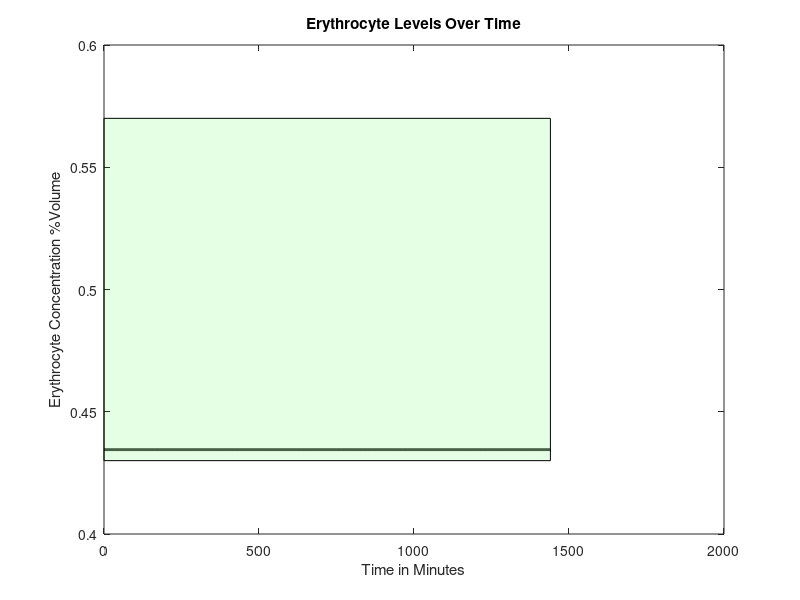
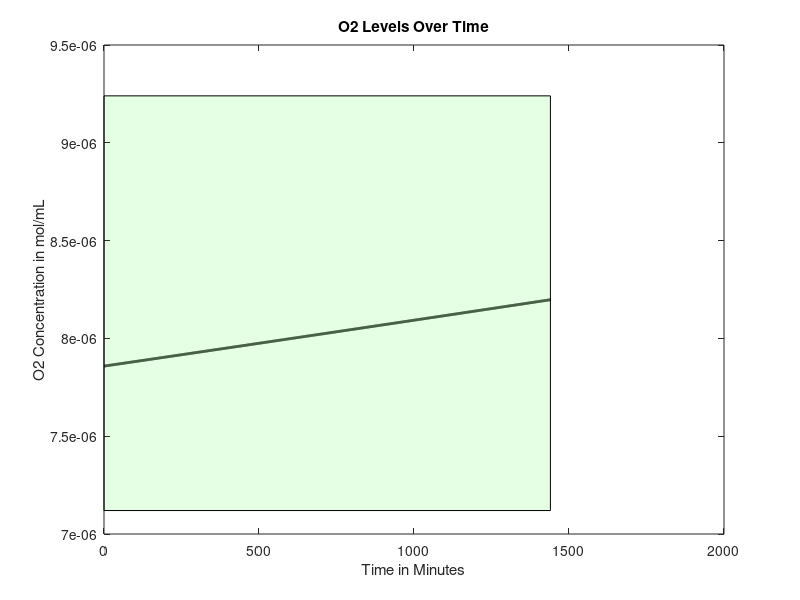
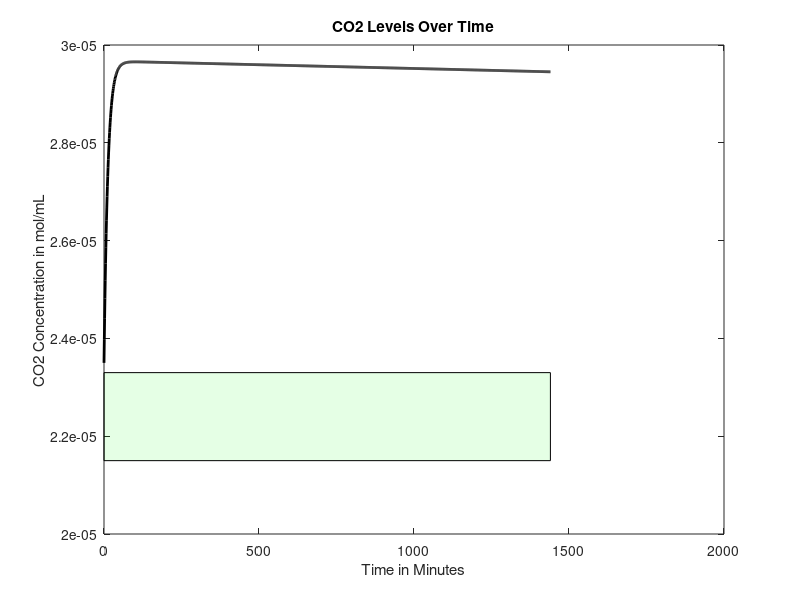
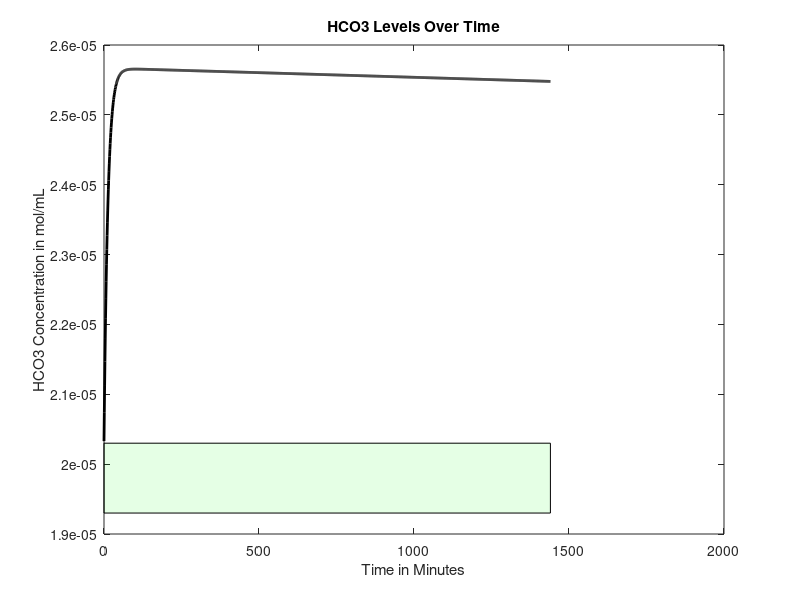

Source code (MATLAB) for these figures, in order:
function mainfunction2withLiverEating2combo1bonesaddLiam()

age = 50;%30; %Age in years
gender = 0; %Gender, 0=male, 1=female
mass = 70; %Weight in kg
anemia = 1; %Is the patient anemic? 1 if yes, 0 if no
bleed = 0.01; %bleeding rate in mL/min, if anemic
FerritinStores = 0.0179; %Stored moles of iron in liver as ferritin

RQ=0.825;%reaction quotients for the general body and
%RQheart=0.7;

if (40>=age) %if/else statement that sets heart rate based on age, in bpm
    baseheartrate = 60;
else 
    baseheartrate= 70;
end

%Intake of various nutrients
carbs=130;
calciumintake=1000;
sodiumintake=500;

if gender==1
    ironintake=8;
else
    ironintake=18;
end

basebloodweight=0.07*mass; %sets mass of blood in the body based on percentage composition of blood and bodyweight
%SV=mass; %stroke volume, blood pumped out of heart per beat in mL
bloodweight=basebloodweight;
bloodflow0 = 1000*bloodweight/1.06; %blood flow out of heart per minute in mL, divided by density of 1.06 g/mL (steady state value)



% cvector = concentration vector, [cE, cNa, cCa, cIron, cGlucose, cO2,
% cCO2, cHCO3], where c = "concentration of", and the letters are our
% components

if gender == 0 %if loop sets volume percentage of red blood cells based on gender
    cE0 = 0.4345;
elseif gender == 1
    cE0 = 0.402;
end

basehemoglobin=34.52243959*basebloodweight/10*cE0; %hemoglobin, in grams, that should be present in the body
hemoglobin=basehemoglobin;
%set concentration of O2 and CO2 in mol/mL at BTP in venous blood
cO2 = 0.00000785855;
cCO2 = 0.0000235;
%concentration of bicarbonate in venous blood, in mol/L
cHCO3 = 0.00002033;
%concnetartion of glucose in mol/mL
cGlucose = 0.0000055;
%Na concentration in mol/mL
cNa = 0.000137;
%Concentration of Ca in mol/mL
cCa = 0.00000248;
%Concentration of iron in mol/mL
cIron = 7.2231e-06;

cvector0 = [cE0 cO2 cCO2 cHCO3 cGlucose cNa cCa cIron]; %concentration in the blood, in moles? mL/mL of blood

cEtrack=[cvector0(1)];
cO2track=[cvector0(2)];
cCO2track=[cvector0(3)];
cHCO3track=[cvector0(4)];
cGlucosetrack=[cvector0(5)];
cNatrack=[cvector0(6)];
cCatrack=[cvector0(7)];
cIrontrack=[cvector0(8)];
heartratetrack = [baseheartrate];
bloodflowvec=[bloodflow0];
iter = 0;
%while cvector0(1) >=.375
for loop=1:1440
    heartrate=(baseheartrate*cE0*basebloodweight)/(cvector0(1)*bloodweight);
    bloodflow0 = (heartrate/baseheartrate)*bloodflow0;
    % all blood per min for 60 beats per min -> all blood per 60 beats
    %(heartrate/60)*bloodflow0
    
    
    %Run initial venous blood through the heart
    [bloodflow, cvector, Ci] = lungs(bloodflow0, cvector0, anemia, basehemoglobin, hemoglobin);
    %Run blood from lungs to the heart
    [bloodflow, cvector1] = heart(bloodflow, cvector, mass, Ci);
    %These three values are the blood flows that go from the heart to each
    %organ
    
    
    
    %Volumetric flow rate in and out of liver (mL/min)
    %Vi=Vj=V=100mL/min per 100g liver
    %Blood flow distribution will change during iron deficiency anemia but we
    %don't have a function modeling this yet
    
    if (18<=age) && (age<50)
        V=452+16.34*mass+11.85*age-166*gender;
    else
        V=1390+15.94*mass-12.86*age;
    end
    
    BFbraini=0.15*bloodflow;
    BFliveri=V;
    BFotherbloodi=bloodflow-BFbraini-0.3*BFliveri;
    %Process each of these three blood flows in their respective organs
    [BFbrainj, cvectorbrainj] = brain(BFbraini, cvector1, mass, Ci);
    
    [BFotherbloodj, cvectorotherbloodj] = otherblood(BFotherbloodi, cvector1, carbs, calciumintake, sodiumintake, ironintake, Ci, RQ, anemia, bleed);
    
    Mvectorotherbloodliver=0.7*V*cvectorotherbloodj;
    Mvectorheart=0.3*V*cvector1;
    cvectorliverin=(Mvectorotherbloodliver+Mvectorheart)/V;
    
    [BFliverj, cvectorliverj, FerritinStores1] = liver(BFliveri,cvectorliverin,gender,mass,Ci,FerritinStores);
    %Redirect blood from liver to other blood and mix the two
    FerritinStores=FerritinStores1;
    Mvectorotherbloodj=(cvectorotherbloodj*(BFotherbloodj-0.7*V))+(cvectorliverj*BFliverj);
    %Add the blood flow from other blood and liver to get new blood volume
    BFotherbloodj=BFotherbloodj-0.7*V+BFliverj;
    %Do a weighted average to get a new cvector
    cvectorotherbloodj=Mvectorotherbloodj/BFotherbloodj;
    %Send 25% of the blood flow to the kidneys
    BFkidneyi=0.25*(BFbrainj+BFotherbloodj);
    %Subtract blood sent to kidneys from other blood
    BFotherbloodj=BFotherbloodj-BFkidneyi;
    %Have the kidneys process the blood they receive
    
    [BFkidneyj, cvectorkidneyj] = kidney(BFkidneyi, cvectorotherbloodj,RQ,mass, Ci, V);
    %Send blood processed in kidneys back to other blood, pool with brain, create Mvector
    Mvectorotherblood=(BFotherbloodj*cvectorotherbloodj)+(BFkidneyj*cvectorkidneyj)+(BFbrainj*cvectorbrainj);
    %Reset the bloodflow back into the lungs to the blood flow we just computed
    bloodflow0=BFotherbloodj+BFkidneyj+BFbrainj;
    bloodflowvec=[bloodflowvec bloodflow0];
    bloodflow0 = 1000*bloodweight/1.06;
    %Recompute cvector0 by dividing Mvectorotherblood by bloodflow0
    cvector0=Mvectorotherblood/bloodflow0;
    
    cEtrack=[cEtrack cvector0(1)];
    cO2track=[cO2track cvector0(2)];
    cCO2track=[cCO2track cvector0(3)];
    cHCO3track=[cHCO3track cvector0(4)];
    cGlucosetrack=[cGlucosetrack cvector0(5)];
    cNatrack=[cNatrack cvector0(6)];
    cCatrack=[cCatrack cvector0(7)];
    cIrontrack=[cIrontrack cvector0(8)];
    heartratetrack = [heartratetrack heartrate];
    A = [cvector; cvector1; cvectorbrainj; cvectorotherbloodj; cvectorliverj; cvectorkidneyj; cvector0];
    iter = iter + 1;
    BP1=(38.178*log(bloodweight/basebloodweight)+100)*(1.8886*(cvector0(1)/cE0)-0.8886);
    hemoglobin=34.52243959*basebloodweight/10*cvector0(1);
end
% figure
% plot(0:loop(end),heartratetrack)

figure
plot(0:loop(end),cEtrack,'k','LineWidth',2)
title('Erythrocyte Levels Over Time')
xlabel('Time in Minutes')
ylabel('Erythrocyte Concentration %Volume')
v1 = [0 .43; loop(end) .43; loop(end) .57; 0 .57;];
f1 = [1 2 3 4];
patch('Faces',f1,'Vertices',v1,'FaceColor','green','FaceAlpha',.1);

% v2 = [0 .57; loop(end) .57;];
% f2 = [1 2];
% patch('Faces',f1,'Vertices',v1,'FaceColor','red','FaceAlpha',.1);


figure
plot(0:loop(end),cO2track,'k','LineWidth',2)
title('O2 Levels Over Time')
xlabel('Time in Minutes')
ylabel('O2 Concentration in mol/mL')
v1 = [0 7.12e-6; loop(end) 7.12e-6; loop(end) 9.24e-6; 0 9.24e-6;];
f1 = [1 2 3 4];
patch('Faces',f1,'Vertices',v1,'FaceColor','green','FaceAlpha',.1);

figure
plot(0:loop(end),cCO2track,'k','LineWidth',2)
title('CO2 Levels Over Time')
xlabel('Time in Minutes')
ylabel('CO2 Concentration in mol/mL')
v1 = [0 2.15e-5; loop(end) 2.15e-5; loop(end) 2.33e-5; 0 2.33e-5;];
f1 = [1 2 3 4];
patch('Faces',f1,'Vertices',v1,'FaceColor','green','FaceAlpha',.1);

figure
plot(0:loop(end),cHCO3track,'k','LineWidth',2)
title('HCO3 Levels Over Time')
xlabel('Time in Minutes')
ylabel('HCO3 Concentration in mol/mL')
v1 = [0 1.93e-5; loop(end) 1.93e-5; loop(end) 2.03e-5; 0 2.03e-5;];
f1 = [1 2 3 4];
patch('Faces',f1,'Vertices',v1,'FaceColor','green','FaceAlpha',.1);

figure
plot(0:loop(end),cGlucosetrack,'k','LineWidth',2)
title('Glucose Levels Over Time')
xlabel('Time in Minutes')
ylabel('Glucose Concentration in mol/mL')
v1 = [0 3.8855e-6; loop(end) 3.8855e-6; loop(end) 9.991e-6; 0 9.991e-6;];
f1 = [1 2 3 4];
patch('Faces',f1,'Vertices',v1,'FaceColor','green','FaceAlpha',.1);

figure
plot(0:loop(end),cNatrack,'k','LineWidth',2)
title('Na Levels Over Time')
xlabel('Time in Minutes')
ylabel('Na Concentration in mol/mL')
v1 = [0 1.35e-4; loop(end) 1.35e-4; loop(end) 1.45e-4; 0 1.45e-4;];
f1 = [1 2 3 4];
patch('Faces',f1,'Vertices',v1,'FaceColor','green','FaceAlpha',.1);

figure
plot(0:loop(end),cCatrack,'k','LineWidth',2)
title('Ca Levels Over Time')
xlabel('Time in Minutes')
ylabel('Ca Concentration in mol/mL')
v1 = [0 2.2e-6; loop(end) 2.2e-6; loop(end) 2.7e-6; 0 2.7e-6;];
f1 = [1 2 3 4];
patch('Faces',f1,'Vertices',v1,'FaceColor','green','FaceAlpha',.1);

figure
plot(0:loop(end),cIrontrack,'k','LineWidth',2)
title('Iron Levels Over Time')
xlabel('Time in Minutes')
ylabel('Iron Concentration in mol/mL')
end

function [bloodout, Cout, Ci] = lungs(vblood, Cvector, anemia, basehemoglobin, hemoglobin)










Cout = [];
% anemia needs to be an input for the lungs function now
Co = 0.21e-4; %concentration of oxygen in alveoli (21% b/c air - it's 0.21e-4 b/c otherwise the order of
              %magnitude was way off (not sure if this is valid but it works))
P = 7.39e-3*60; %cm/min, membrane permeability constant for alveoli
if anemia == 1
    A = 1000000; %cm^2, surface area of alveoli under extreme conditions
else
    A = 700000; %cm^2, surface area of alveoli under normal conditions
end
Ci = (Cvector(2)*0.08206*310.15)/(0.0526*1000); %mL/mL, concentration of oxygen in blood, convert mol to mL
                                                %with partial pressure of
                                                %oxygen going into lungs
                                                %(40 mmHg)
ViO2 = P*A*(Co - Ci); %mL/min
%convert ViO2 to mol/min
niO2 = (ViO2*1)/(0.08206*310.15); %mol/min; convert mL to mol with pressure being atmospheric pressure
niO2 = niO2/15; %divide molar flow rate by respiratory rate
C = niO2/(vblood*1.5); %mol/mL, divide by conversion factor of 1.5

Ci = C*vblood*(hemoglobin/basehemoglobin); %concentration of oxygen from which other organs consume

nO2i = vblood*(Cvector(2) + C);
nO2cons = 0.05*Ci;%we changed this when we added mayas O2 code 
%nO2cons = 0.05*C*vblood; %we removed this when we added mayas O2 code
nO2j = nO2i - nO2cons; %oxygen out, mol/min
Cout(2) = nO2j/vblood; %mol/mL













% Cout = [];
% % Finding volumetric flow rate out of oxygen
% CiO2 = 0.000001964637; %5mL/100mL becomes .000001964637 mol
% %CdeoxygenatedO2 = 0.16; %from graph and partial pressure of oxygen in entering deoxygenated blood being...
% Ci=CiO2*vblood;                       %40 mmHg (this might also depend on hemoglobin)
% nO2i = vblood*(Cvector(2)+CiO2); %O2 in, mL/min
% nO2cons = 0.05*CiO2*vblood;%.0002082515; %5.3 mL/min becomes .0002082515 mol/min
% nO2j = nO2i - nO2cons; %O2 out, mol/min
% Cout(2) = nO2j/vblood; %mol/mL













% Finding volumetric flow rate out of carbon dioxide
nCO2i = vblood*Cvector(3);
nCO2cons = nCO2i*(1-(48/52));%vblood*(.0000015716531); %vblood(mL/min) and concentration of blood consumed (mol/mL)
%CjCO2 = 0.48; %48 mL/100 mL, should be dependent on hemoglobin, oxygen, things like that
nCO2j = nCO2i - nCO2cons; %CO2 out, L/min
Cout(3) = nCO2j/vblood;


% Finding volumetric flow rate out of bicarbonate
rHCO3CO2 = Cvector(4)/Cvector(3); %ratio of bicarbonate to carbon dioxide in blood leaving lungs
nHCO3j = rHCO3CO2*nCO2j; %HCO3 out, mol/min
Cout(4) = nHCO3j/vblood;

% Finding volumetric flow rate out of calcium
Cout(7) = Cvector(7); %calcium out, L/min

Cout(8) = Cvector(8); %iron concentration doesn't change in lungs
% Finding volumetric flow rate out of sodium
Cout(6) = Cvector(6); %sodium out, L/min

% Finding volumetric flow rate out of erythrocytes
Cout(1) = Cvector(1);

% Finding volumetric flow rate out of glucose

nglucosecons = nO2cons/6; %molar flow rate of glucose consumed, mol/min, in terms of O2 consumed
nGlucosei = Cvector(5)*vblood;
nGlucosej = nGlucosei - nglucosecons; %molar flow rate of glucose out, mol/min
Cout(5) = nGlucosej/vblood;
bloodout = vblood;
end

function [bloodflowj, cvectorj] = brain(bloodflowi, cvectori, mass, Ci)
%Blood volume conserved
bloodflowj=bloodflowi;

brainmass=0.02*mass*1000; %gives brain mass in grams as 2% body mass
Mvector=bloodflowi*cvectori;
%Create a null vector for cvectorj
cvectorj=zeros(1,8);
%Sets inflows equal to outflows for erythrocytes, Na, Ca, Iron
cvectorj(1)=cvectori(1);
cvectorj(6)=cvectori(6);
cvectorj(7)=cvectori(7);
cvectorj(8)=cvectori(8);

%Consume oxygen at 18.4% of intake rate
MO2j=Mvector(2)-0.184*Ci;
%Consume glucose at a rate of 5.6 mg per 100g brain mass per minute
MGlucosej=Mvector(5)-(0.00003108*(brainmass/100));%moles of glucose in - glucose requirements per mon in moles/minute
%Calculate CO2 produced based on glucose consumed via respiration equation
MCO2j=Mvector(3)+6*(0.6660746/1440);
%Calculate HCO3 made when the CO2 is produced
rHCO3CO2=Mvector(4)/Mvector(3); %ratio of bicarbonate to carbon dioxide in blood leaving lungs
HCO3j=Mvector(4)+rHCO3CO2*6*(0.6660746/1440);

%Calculate values above as concentrations and add them to cvectorj
cvectorj(2)=MO2j/bloodflowj;
cvectorj(5)=MGlucosej/bloodflowj;
cvectorj(3)=MCO2j/bloodflowj;
cvectorj(4)=HCO3j/bloodflowj;

end

function [outflow, Cout] = heart(flow,Cvector,weight, Ci)

Cout = [];

% Finding concentration out of glucose
Cout(5)=Cvector(5);
% Finding concentration out of erythrocytes
Cout(1)=Cvector(1);
% Finding concentration out of sodium
Cout(6)=Cvector(6);
% Finding concentration out of iron
Cout(8)=Cvector(8);
% Finding concentration out of calcium
Cout(7)=Cvector(7);

heartmass = weight*.003;
nO2cons = 0.116*Ci; %mL/min*mol/mL=mol/min
Cout(2) = (Cvector(2)*flow - nO2cons)/flow;
CO2gen = .7*nO2cons; %using respiratory quotient in the heart
Cout(3) = (Cvector(3)*flow + CO2gen)/flow;
rHCO3CO2 = Cvector(4)/Cvector(3); %ratio of bicarbonate to carbon dioxide in blood leaving lungs
nHCO3j = rHCO3CO2*CO2gen; %HCO3 out, mol/min
Cout(4) = (Cvector(4)*flow + nHCO3j)/flow;

outflow = flow;
end




function [bloodflowj, cvectorout, FerritinStores1]=liver(V,cvectori,G,mass,Ci,FerritinStores)
%This function will deliver output volumetric flow rates for the concentration of
%the 8 components (mol/mLmin) out of the liver
%Input: G=Gender (1 if female, 0 if male)
%W=weight of person (kg); A=age of person (years)
%cvector=[cE,cO2,cCO2,cHCO3,cGlucose,cNa,cCa,cFe)
%Outputs are all in concentration flow rates (mol/mLmin) out

%Initializes cvectorout
cvectorout=[0,0,0,0,0,0,0,0];



%Calculates concentration flow rate of red blood cells out
%p=blood density in amount per mL
%Vbody=Volume of body in mL. Calculating assuming 7% of total body weight
%is blood, then divided by density of blood to find volume of blood
%RBCj=raw numerical flow rate of red blood cells out/min
%RBCi=raw numerical flow rate of RBC in/min
%nRBCj=molar flow rate of RBC out/min
%RBCcons=consumption rate of RBC/min
%No generation of RBC in liver

p=1.2e10; %number of red blood cells per mL of PURE red blood cells

%Calculate volume of the body
Vblood=0.07*mass*1000/1.056;
%Calculate the number of RBCs entering liver based on concentration,
%flow rate, and pure RBC density
RBCi=p*V*cvectori(1);

%Consume some based on body size
RBCcons=5.55555e-6*cvectori(1)*Vblood;
%Find pure volume of RBCs we now have based on number and density
VRBCj=(RBCi-RBCcons)/p;
%Calculate volume of plasma that entered
Vplasma=V*(1-cvectori(1));
%Calculate new concentrations based on volumeRBCs/total volume
cvectorout(1)=VRBCj/(VRBCj+Vplasma);
%Bloodflow out = blood cells out + plasma volume
bloodflowj=V;%Vplasma+VRBCj;

%Calculates concentration flow rate of O2 out
%No generation of O2
%nO2i=molar flow rate of O2/min in
%nO2j=molar flow rate of O2/min out
%nO2cons=molar consumption rate of O2/min
nO2i= cvectori(2)*V;
nO2cons=0.204*Ci;
nO2j=nO2i-nO2cons;
cvectorout(2)=nO2j/V;

%Calculates the required intake of protein in grams/min given a
%person's demographic information
%dprotein=daily protein intake in g/day
%protein=protein intake in g/min
dprotein=0.8*mass;
protein=dprotein/1440;

%Calculates concentration flow rate of CO2 out
%nCO2i=molar flow rate of CO2/min in
%nCO2j=molar flow rate of CO2/min out
%nCO2gen=molar flow rate of CO2/min generated
%RQ=Respiratory Quotient=mol CO2 produced/mol O2 consumed
RQ=0.825;
rHCO3CO2 = cvectori(4)/cvectori(3);
nCO2gen=RQ*nO2cons;
nCO2i=cvectori(3)*V;
nCO2j=nCO2i+nCO2gen-((protein/100)/rHCO3CO2);
cvectorout(3)=nCO2j/V;


%Calculates the concentration flow rate of Bicarbonate out
%Assume no generation of bicarbonate
%%Also liver just takes in bicarbonate from the heart and stomach
%1mole bicarbonate ions consumed by liver per 100g protein/day
%rHCO3CO2 = cvectori(4)/cvectori(3); %ratio of bicarbonate to carbon dioxide in blood leaving lungs
nHCO3gen = rHCO3CO2*nCO2gen; %HCO3 out, mol/min
nHCO3i=cvectori(4)*V;
nHCO3j=nHCO3i-(protein/100)+nHCO3gen;
cvectorout(4)=nHCO3j/V;

%Calculates the concentration flow rate of Na2+ out
%Assume no generation of Na2+, only in, out, and consumption
%nNai=molar flow rate of sodium in
%nNacons=molar flow rate of sodium consumed given that 10% of bile salts
%are consumed, approx 600mL are produced per day, and there are 135mM Na+
%ions in bile.
%nNaj=molar flow rate of sodium out
nNacons=9.375e-9;
nNai=cvectori(6)*V;
nNaj=nNai-nNacons;
cvectorout(6)=nNaj/V;

%Calculates the concentration flow rate of Ca2+ out
%Assume no generation nor consumption.
%cCai=concentration flow rate of Ca2+ in mol/mLmin in
%cCaj=concentration flow rate of Ca2+ in mol/mLmin out
cvectorout(7)=cvectori(7);
%Calculates the concentration flow rate of Fe out
%Assume no generation since

% Glucose needs a big ol generation term
consumeorgenerate=0.8144*(cvectori(5)*10^6)^3-9.622*(cvectori(5)*10^6)^2+108.74*(cvectori(5)*10^6)-480.69;
scalingterm = 300/(26*mass*10^-6);
if consumeorgenerate < 0
    nGlucosegen=abs(consumeorgenerate)/scalingterm;
    nGlucosecons=0;
elseif consumeorgenerate > 0
    nGlucosecons=abs(consumeorgenerate)/scalingterm;
    nGlucosegen=0;
else
    nGlucosegen=0;
    nGlucosecons=0;
end
nGlucosebasalcons = nO2cons/6;
nGlucosei = cvectori(5)*V;
nGlucosej = nGlucosei + nGlucosegen - nGlucosecons - nGlucosebasalcons;
cvectorout(5) = nGlucosej/V;

% Iron gets packaged into ferritin in the liver, to be stored and used
% later if we run low


%determine molar flow rate of iron in
Mironin=V*cvectori(8);
Mirondif=(V*7.2231e-06)-Mironin;%this number is desired steady state iron concentration in the blood

if Mirondif < 0
    FerritinStores1=FerritinStores-Mirondif;
    cvectorout(8)=7.2231e-06;
elseif Mirondif == 0
    cvectorout(8)=cvectori(8);
    FerritinStores1=FerritinStores;
    
elseif FerritinStores > Mirondif && Mirondif>0
    Mironadd=Mirondif;
    FerritinStores1=FerritinStores-Mironadd;
    cvectorout(8)=(Mironadd+Mironin)/V;

elseif FerritinStores < Mirondif && Mirondif>0
    Mironadd=FerritinStores;
    cvectorout(8)=(Mironadd+Mironin)/V;
    FerritinStores1=0;
    
elseif FerritinStores == Mirondif && Mirondif>0
    FerritinStores1=0;
    Mironadd=FerritinStores;
    cvectorout(8)=(Mironadd+Mironin)/V;

elseif FerritinStores == 0 && Mirondif>0
    FerritinStores1=0;
    cvectorout(8)=cvectori(8);
end

end


function [bloodflowj, cvectorj] = kidney(bloodflowi, cvectori, RQ, mass, Ci, V)
T=1440;%Multiplier that scales up the time period of interest to one day (required for glucose equation)
Kidneymass=(300/70000)*mass; %mass of the kidneys combined in grams

%Initialize all intakes
Mvector=bloodflowi*cvectori;
bloodflowj=bloodflowi;

%Consume relevant compounds to create outlet values

MEj=Mvector(1);
MIronj=Mvector(8);

MO2j=Mvector(2)-0.072*Ci;
% Find mol/min O2 consumed
%MO2cons = Mvector(2) - MO2j;
% Convert to mL/min per 100g
%MO2cons = (MO2cons/0.0000392927)/(Kidneymass/100);
% Find mmol/min per 100g Na consumed
%MNacons = (MO2cons - 0.5)/0.1;
% Convert to mol/min
%MNacons = (MNacons/1000)*(Kidneymass/100);

%this is new sodium stuff

PNaconc=cvectori(6)*1e6; %plasma sodium concentration, converted to mmol/L for the sake of the equation
%Naremoved=0.0043*(PNaconc)^3 - 1.6942*(PNaconc)^2 + 223.58*PNaconc - 9925; %sodium removed, micromol per minute
Naremoved=0.0003*exp(0.0817*PNaconc);%sodium removed, micromol per minute
MNaremoved=Naremoved/1e6;%sodium removed in moles
MNaj = Mvector(6) - MNaremoved;

%this is old sodium stuff
% MNacons = (100/1440)/1000;
% MNaj = Mvector(6) - MNacons;




x = (1000*.26)/(1000*40.08*1440);
y = (17/5)*(bloodflowi-((3/34)*V));
b = (((x/y)*(y-(.7*V))+(((.7*x)/y)*V))*(y+(.3*V)-bloodflowi))/((y+(.3*V)));
c = (1-(bloodflowi/(y+(.3*V)-bloodflowi)));
MCaj= Mvector(7) - ((((x/y)*(y-(.7*V))+(((.7*x)/y)*V))*(y+(.3*V)))/((y+(.3*V))));
MGlucosej=Mvector(5)-(Mvector(5)*(0.226/((Mvector(5))*T)));
MCO2j=Mvector(3)+((Mvector(2)-MO2j)*RQ);
rHCO3O2=Mvector(4)/Mvector(3);
MHCO3gen=rHCO3O2*((Mvector(2)-MO2j)*RQ);
MHCO3j=Mvector(4)+MHCO3gen;%-0.15*(Mvector(4))+(.004/T)

%Recompute all concentrations using original mass of blood and new values

cIronj=MIronj/bloodflowj;
cNaj=MNaj/bloodflowj;
cO2j=MO2j/bloodflowj;
cCO2j=MCO2j/bloodflowj;
cEj=MEj/bloodflowj;
cGlucosej=MGlucosej/bloodflowj;
cHCO3j=MHCO3j/bloodflowj;
cCaj=MCaj/bloodflowj;

cvectorj=[cEj cO2j cCO2j cHCO3j cGlucosej cNaj cCaj cIronj];

end

function [outflow, Cout] = otherblood(flow, Cin, carbs, calciumintake, sodiumintake, ironintake, Ci, RQ, anemia, bleed)
Cout = [];
outflow=flow;

%Accounts for the bleeding of a certain volume at a steady rate when the
%patient is anemic    
if anemia == 0
    Cout(1) = Cin(1);
    ironout=0;
else
    RBCin = flow*Cin(1)*1.2e10;
    vRBCin = flow*Cin(1);
    RBClost = 521400000;%5214000; %bleed*Cin(1)*1.2e10;
    RBCout = RBCin - RBClost;
    vRBCout = RBCout/(1.2e10);
    ironout=1.197929*RBClost/1.2e10*1.79067e-5;
Cout(1) = vRBCout/outflow; 
end

Cout(2) = (Cin(2)*flow-0.374*Ci)/flow;%-CO2cons;
nCO2gen = 0.374*Ci*RQ;
Cout(3) = (Cin(3)*flow + nCO2gen)/flow;
rHCO3CO2 = Cin(4)/Cin(3);
Cout(4) = (Cin(4)*flow + nCO2gen*rHCO3CO2)/flow;
Cout(5) = (flow*Cin(5) + (.8*carbs)/(180.156*1440))/flow; %130g of carbs, 80 percent is directly translated to glucose, 20% is fructose and galactose which goes to the liver and may be converted to glucose at a later stage so another term is incoming
Cout(6) = (flow*Cin(6) + (sodiumintake/(700*22.99*1440)))/flow; %500 mg of sodium needed for vital functions so start with sodium intake being 500 mg
if anemia == 0
    Cout(7) = (flow*Cin(7) + (calciumintake*.26)/(1000*40.08*1440))/flow; %calcium intake should be around 1000 mg
elseif anemia == 1
    Cainput = (flow*Cin(7) + (calciumintake*.15)/(1000*40.08*1440))/flow; %assume, under anemia, calcium retention rate becomes 15%
    Cagen = ((calciumintake*.11)/(1000*40.08*1440))/flow; %intake from bones because, when we retain less calcuim from diet, the blood maintains steady concentration of calcium by taking calcium from bones
    Cout(7) = Cainput + Cagen;
end
Cout(8) = (flow*Cin(8)+ (ironintake*.18)/(1000*55.845*1440)-1/(1440*1000*55.845)-(ironout))/flow;%iron intake will be approximately 8 mg for males and 18 mg for females
end
